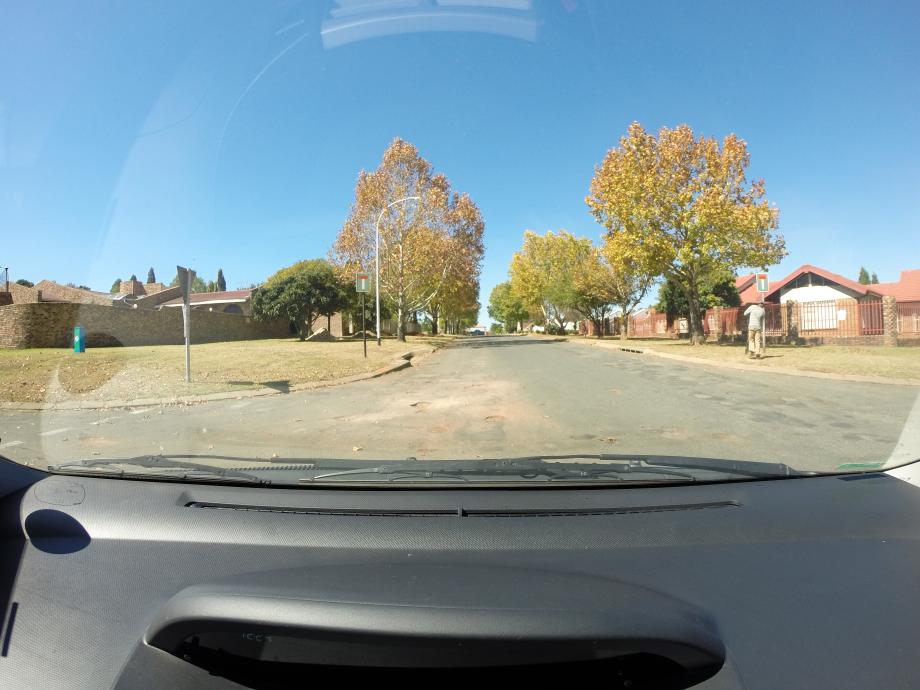
#> input picture road_test_1.JPG, 3680 x 2760 px, given in place of frame001180.jpg, which was not available (shown at 1/4 size)
$ python transform.py
#> lines starting #> are read from the running program, lines starting #| are printed output that depends on the picture; after the words box and inside, x2 and y2 are one past the last pixel; in counts of white or black regions, pixels touching at a corner belong together; pictures that were not available may be replaced by others from this repository, and a replacement may not be noted
import numpy as np
import cv2
import os
import matplotlib.pyplot as plt

def detect_edges(image):
    gray = cv2.cvtColor(image, cv2.COLOR_BGR2GRAY)
    blur = cv2.GaussianBlur(gray, (5, 5), 0)
    edges = cv2.Canny(blur, 50, 150)
    return edges

def region_of_interest(edges):
    height, width = edges.shape
    mask = np.zeros_like(edges)

    # This is based on the specific geometry of the road and camera setup
    polygon = np.array([[
        (width * 0.1, height * 0.95),
        (width * 0.4, height * 0.6),
        (width * 0.6, height * 0.6),
        (width * 0.9, height * 0.95)
    ]], np.int32)

    cv2.fillPoly(mask, polygon, 255)
    masked_edges = cv2.bitwise_and(edges, mask)
    return masked_edges

def detect_yellow_edges(image):
    hsv = cv2.cvtColor(image, cv2.COLOR_BGR2HSV)

    # Define a new range of yellow color in HSV
    lower_yellow = np.array([25, 0, 180])
    upper_yellow = np.array([50, 30, 220])
    yellow_mask = cv2.inRange(hsv, lower_yellow, upper_yellow)

    # Use morphological operations to enhance the mask
    kernel = np.ones((5, 5), np.uint8)
    yellow_mask = cv2.dilate(yellow_mask, kernel, iterations=2)
    yellow_mask = cv2.erode(yellow_mask, kernel, iterations=1)

    edges = cv2.Canny(yellow_mask, 50, 150)

    return edges

def hough_lines(edges, rho, theta, threshold, minLineLength, maxLineGap):
    hough_lines = cv2.HoughLinesP(edges, rho, theta, threshold, lines=np.array([]), minLineLength=minLineLength, maxLineGap=maxLineGap)

    return hough_lines

def average_slope_intercept(image, lines):
    right_fit = []
    for line in lines:
        for x1, y1, x2, y2 in line:
            parameters = np.polyfit((x1, x2), (y1, y2), 1)
            slope = parameters[0]
            intercept = parameters[1]
            if slope > 0:
                right_fit.append((slope, intercept))
    right_fit_average = np.average(right_fit, axis=0)
    right_line = draw_right_line(image, right_fit_average)

    return right_line

def draw_right_line(image, line_parameters):
    slope, intercept = line_parameters
    y1 = image.shape[0]
    y2 = int(y1 * 0.6)
    x1 = int((y1 - intercept) / slope)
    x2 = int((y2 - intercept) / slope)
    return [x1, y1, x2, y2]

def draw_yellow_line(image, lines):
    if lines is not None:
        left_line = None
        max_length = 0
        mid_x = image.shape[1] / 2
        for line in lines:
            for x1, y1, x2, y2 in line:
                length = np.sqrt((x2 - x1)**2 + (y2 - y1)**2)
                if length > max_length:
                    if abs(x1 + x2 - 2 * mid_x) < image.shape[1] / 4:  # Line should be near the middle
                        max_length = length
                        left_line = line

    return left_line[0]


def adjust_line_length(line, desired_length):
    # Extract points from the line
    x1, y1, x2, y2 = line[0], line[1], line[2], line[3]

    # Calculate the current length of the line
    current_length = np.sqrt((x2 - x1) ** 2 + (y2 - y1) ** 2)

    # Avoid division by zero
    if current_length == 0:
        return line

    scale_factor = desired_length / current_length
    mid_x = (x1 + x2) / 2
    mid_y = (y1 + y2) / 2

    # Adjust endpoints based on the scale factor
    x1 = mid_x + (x1 - mid_x) * scale_factor
    y1 = mid_y + (y1 - mid_y) * scale_factor
    x2 = mid_x + (x2 - mid_x) * scale_factor
    y2 = mid_y + (y2 - mid_y) * scale_factor

    # Convert points to integers if needed
    adjusted_line = [int(x1), int(y1), int(x2), int(y2)]

    return adjusted_line

def normalize_line(right_line, left_line):
    right_line[0] = right_line[0] - 350
    right_line[2] = right_line[2] - 292
    right_line[1] = left_line[1]
    right_line[3] = left_line[3]

    # Make slope of right line equal to slope of left line
    slope_l = (left_line[3] - left_line[1]) / (left_line[2] - left_line[0])

    # print("Slope of left line: ", slope_l)
    right_line[0] = int(right_line[2] - (right_line[3] - right_line[1]) / (-slope_l))
    slope_r = (right_line[3] - right_line[1]) / (right_line[2] - right_line[0])
    # print("Slope of right line: ", slope_r)

    # print("Right line: ", right_line)

    return right_line


def display_lines(image, lines):
    line_image = np.zeros_like(image)
    if lines is not None:
        # print(lines)
        for line in lines:
            cv2.line(line_image, (line[0], line[1]), (line[2], line[3]), (255, 0, 0), 10)
    return line_image

def perspective_transform(image, lines, file_num):

    src_points = np.float32([
        [lines[0][0], lines[0][1]],
        [lines[0][2], lines[0][3]],
        [lines[1][2], lines[1][3]],
        [lines[1][0], lines[1][1]]
    ])


    dst_points = np.float32([
        [0, image.shape[0]],
        [0, 0],
        [image.shape[1], 0],
        [image.shape[1], image.shape[0]]
    ])
    # print(dst_points)
    M = cv2.getPerspectiveTransform(src_points, dst_points)
    warped = cv2.warpPerspective(image, M, (image.shape[1], image.shape[0]), flags=cv2.INTER_LINEAR)
    warped_rgb = cv2.cvtColor(warped, cv2.COLOR_BGR2RGB)

    # Save the result
    cv2.imwrite('IMG_Warped/transformed_image_' + str(file_num) + '.jpg', warped)

    line_image = display_lines(image, lines)
    combo_image = cv2.addWeighted(image, 0.8, line_image, 1, 1)

    cv2.imwrite('IMG_Warped_Lines/transformed_image_with_lines_' + str(file_num) + '.jpg', combo_image)

def main():
    image_path = 'Videos/IMG_1336/frame001180.jpg'
    image = cv2.imread(image_path)
#> image is the input picture: shape (2760, 3680, 3); mean B, G, R 150.5, 146.6, 128.3

    left_edge = detect_yellow_edges(image)
#> in detect_yellow_edges, `hsv = cv2.cvtColor(image, cv2.COLOR_BGR2HSV)`: hsv: shape (2760, 3680, 3); mean H, S, V 70.6, 73, 166.2
#> in detect_yellow_edges, `yellow_mask = cv2.inRange(hsv, lower_yellow, upper_yellow)`:
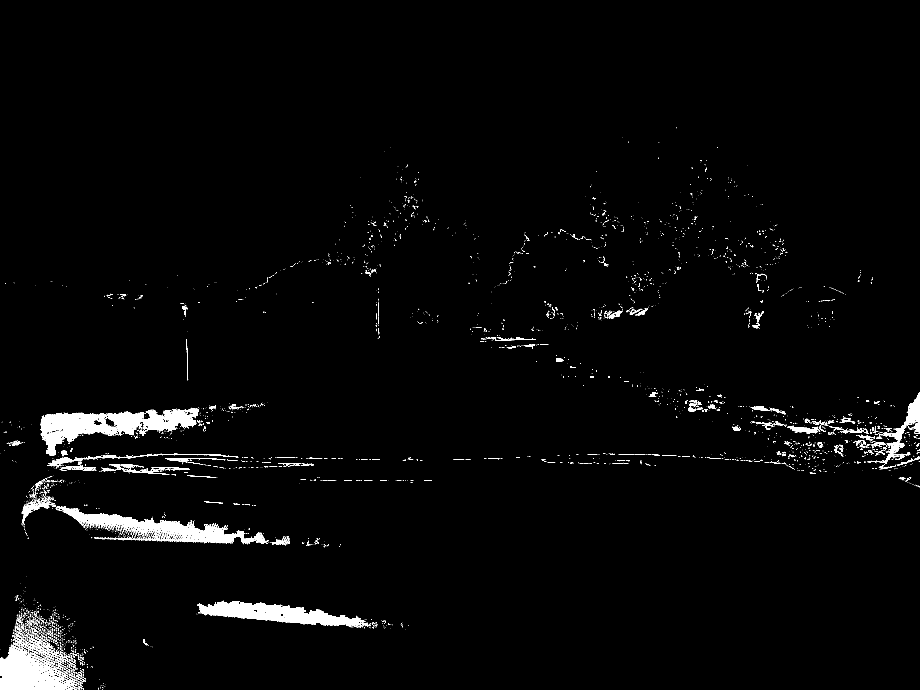
#> yellow_mask: shape (2760, 3680) (shown at 1/4 size); 1.8% white; 4899 white regions (4424 under 20 px), largest, box (x1, y1, x2, y2) and area: (162, 1645, 576, 1824) 31248, (789, 2403, 1460, 2509) 29850, (0, 2587, 310, 2760) 21873
#> in detect_yellow_edges, `yellow_mask = cv2.dilate(yellow_mask, kernel, iterations=2)`:
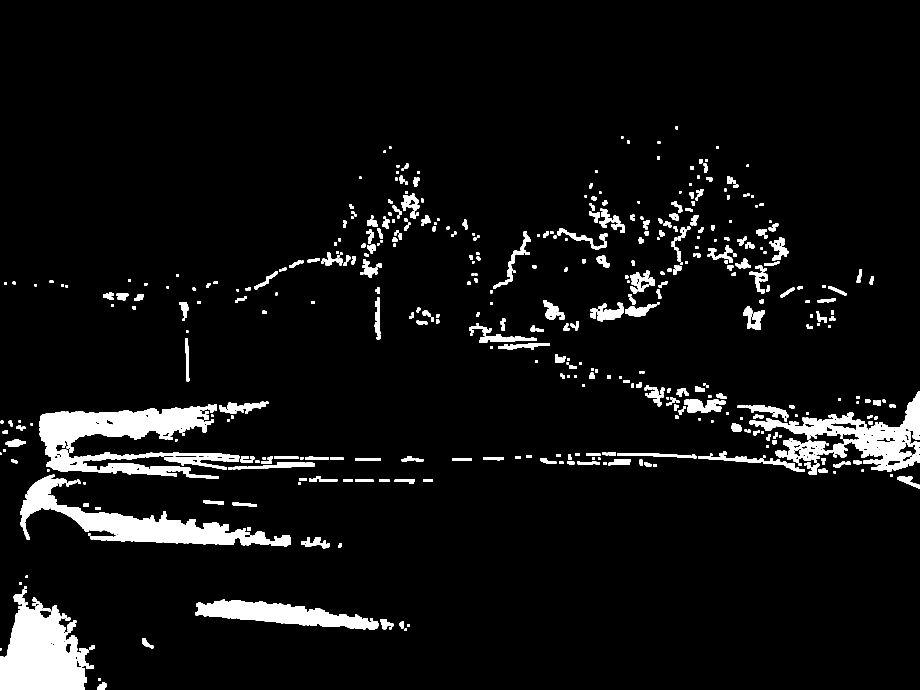
#> yellow_mask: shape (2760, 3680) (shown at 1/4 size); 5.9% white; 600 white regions, largest, box (x1, y1, x2, y2) and area: (0, 2377, 356, 2760) 90234, (82, 1899, 1164, 2186) 81372, (157, 1626, 842, 1828) 66961
#> in detect_yellow_edges, `yellow_mask = cv2.erode(yellow_mask, kernel, iterations=1)`:
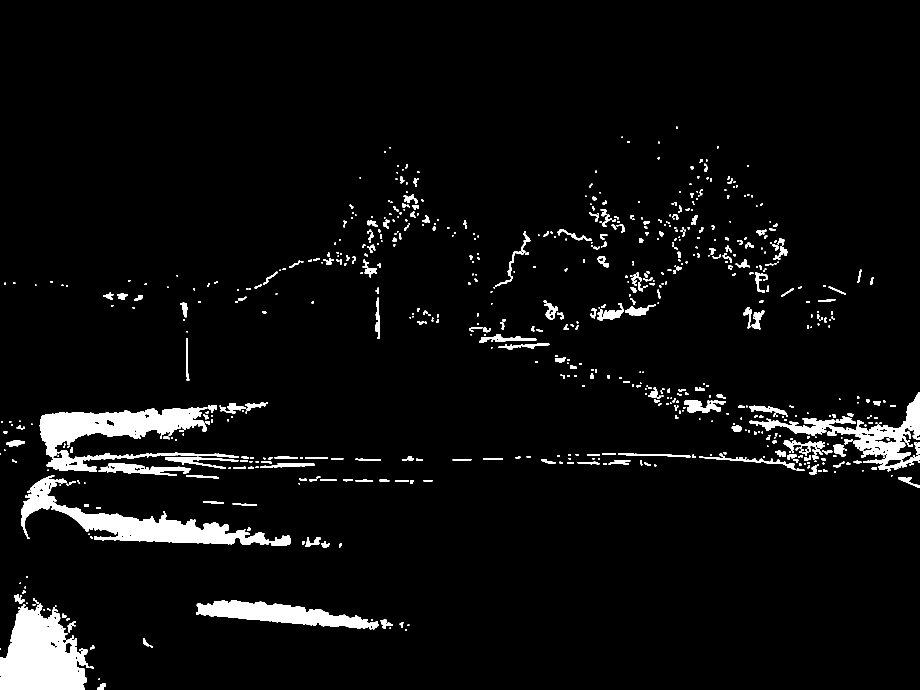
#> yellow_mask: shape (2760, 3680) (shown at 1/4 size); 4.4% white; 703 white regions (1 under 20 px), largest, box (x1, y1, x2, y2) and area: (0, 2415, 354, 2760) 82924, (84, 1901, 1162, 2184) 71466, (159, 1628, 829, 1826) 60396
#> in detect_yellow_edges, `edges = cv2.Canny(yellow_mask, 50, 150)`: edges: shape (2760, 3680); 0.58% white in thin lines or dots, all inside (x1, y1, x2, y2) = (0, 506, 3680, 2760)
    right_temp = detect_edges(image)
#> in detect_edges, `gray = cv2.cvtColor(image, cv2.COLOR_BGR2GRAY)`:
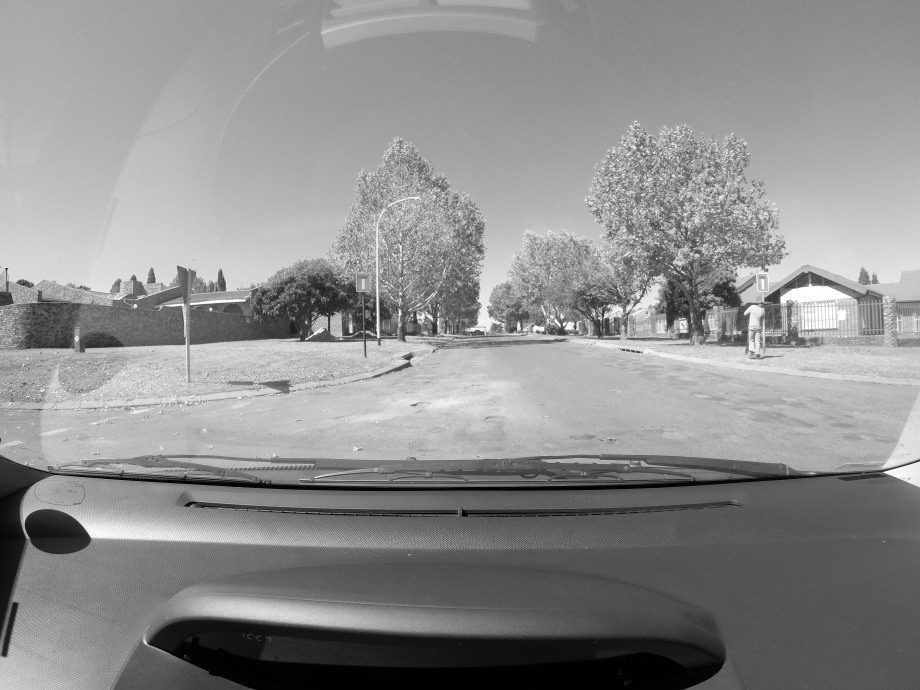
#> gray: shape (2760, 3680) (shown at 1/4 size); min 0, max 255, mean 141.6
#> in detect_edges, `edges = cv2.Canny(blur, 50, 150)`:
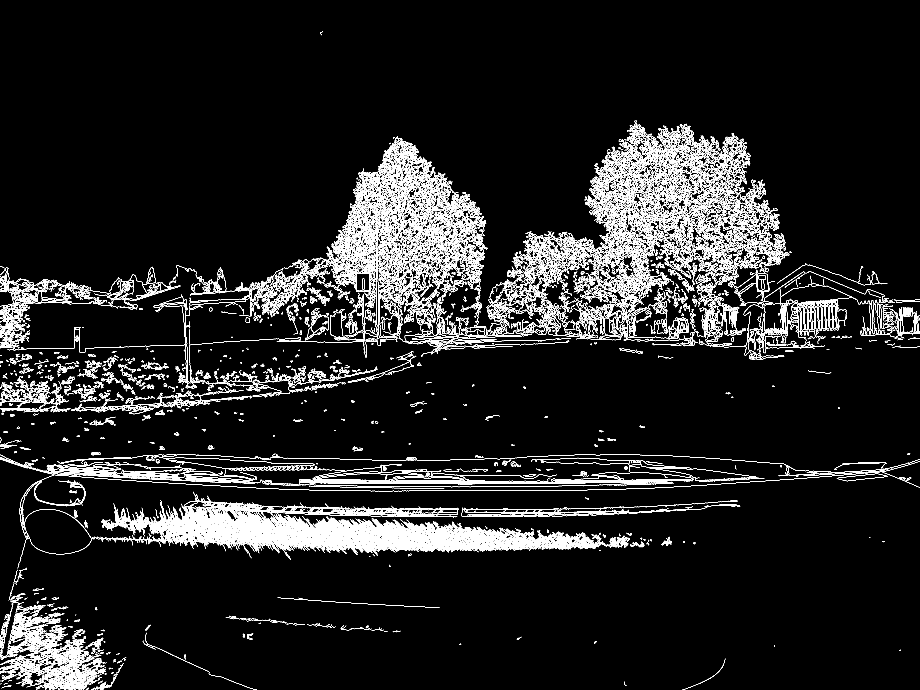
#> edges: shape (2760, 3680) (shown at 1/4 size); 4.6% white in thin lines or dots
    right_edge = region_of_interest(right_temp)
#> in region_of_interest, `cv2.fillPoly(mask, polygon, 255)`:
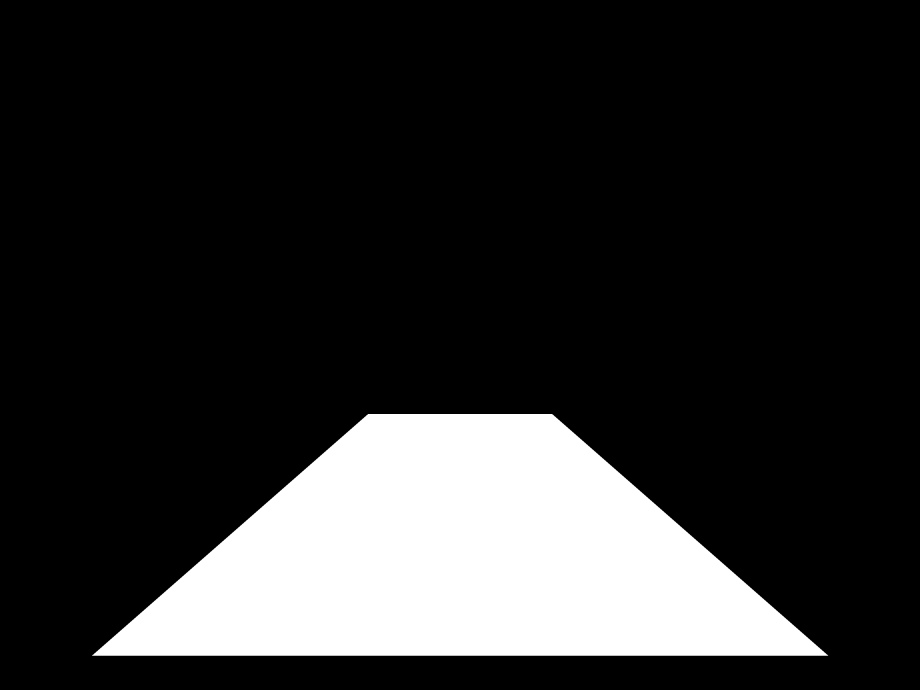
#> mask: shape (2760, 3680) (shown at 1/4 size); 17.5% white; 1 white region, box (x1, y1, x2, y2) and area: (368, 1656, 3313, 2623) 1780385
#> in region_of_interest, `masked_edges = cv2.bitwise_and(edges, mask)`:
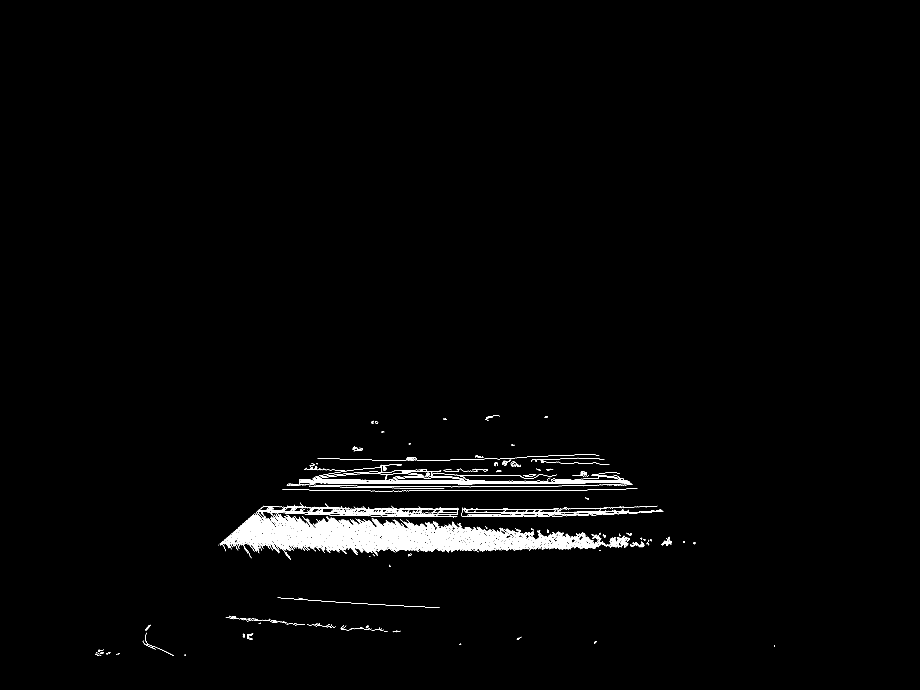
#> masked_edges: shape (2760, 3680) (shown at 1/4 size); 0.87% white in thin lines or dots, all inside (x1, y1, x2, y2) = (381, 1662, 3100, 2623)

    left_line = hough_lines(left_edge, 1, np.pi/180, 50, minLineLength=50, maxLineGap=10)
#> in hough_lines, `hough_lines = cv2.HoughLinesP(edges, rho, theta, threshold, lines=np.a..`: hough_lines = 72 rows, first 6: [1422, 1835, 1520, 1835], [1149, 1833, 1210, 1834], [776, 1821, 856, 1822], [2503, 1820, 2558, 1820], [1935, 1831, 2010, 1831], [896, 1875, 992, 1872]
#> left_line has the same summary as hough_lines in hough_lines
    right_line = hough_lines(right_edge, 1, np.pi/180, 50, minLineLength=50, maxLineGap=10)
#> in hough_lines (call 2), `hough_lines = cv2.HoughLinesP(edges, rho, theta, threshold, lines=np.a..`: hough_lines = 507 rows, first 6: [971, 2095, 2349, 2191], [886, 2172, 2062, 2172], [2156, 2144, 2314, 2153], [1240, 2189, 1876, 2178], [1300, 2122, 1406, 2126], [977, 2089, 2026, 2144]
#> right_line has the same summary as hough_lines in hough_lines

    left_line = draw_yellow_line(image, left_line)
#> the loop in draw_yellow_line, `for line in lines:` made 72 passes
#> line on passes 1 to 12: [[1422, 1835, 1520, 1835]], [[1149, 1833, 1210, 1834]], [[776, 1821, 856, 1822]], [[2503, 1820, 2558, 1820]], [[1935, 1831, 2010, 1831]], [[896, 1875, 992, 1872]], [[748, 1830, 804, 1830]], [[1810, 1840, 1884, 1840]], [[856, 2173, 927, 2176]], [[745, 1904, 873, 1913]], [[1933, 1836, 2002, 1837]], [[2588, 1821, 2689, 1824]]
#> after the loop in draw_yellow_line, `for line in lines:`: left_line = [[1514, 1192, 1516, 1297]]; max_length = 105
#> left_line = [1514, 1192, 1516, 1297]
    right_line = average_slope_intercept(image, right_line)
#> the loop in average_slope_intercept, `for line in lines:` made 507 passes
#> after the loop in average_slope_intercept, `for line in lines:`: right_fit = 360 pairs, first value 2.29e-18 to 0.462, second value 1649.3 to 2400.9
#> in average_slope_intercept, `right_fit_average = np.average(right_fit, axis=0)`: right_fit_average = [0.0393, 2035.1]
#> in draw_right_line, `slope, intercept = line_parameters`: slope = 0.0393; intercept = 2035.1
#> in draw_right_line, `x1 = int((y1 - intercept) / slope)`: x1 = 18459
#> in draw_right_line, `x2 = int((y2 - intercept) / slope)`: x2 = -9655
#> in average_slope_intercept, `right_line = draw_right_line(image, right_fit_average)`: right_line = [18459, 2760, -9655, 1656]
#> right_line = [18459, 2760, -9655, 1656]

    left_extended_line = adjust_line_length(left_line, 200)
#> in adjust_line_length, `x1, y1, x2, y2 = line[0], line[1], line[2], line[3]`: x1 = 1514; y1 = 1192; x2 = 1516; y2 = 1297
#> in adjust_line_length, `current_length = np.sqrt((x2 - x1) ** 2 + (y2 - y1) ** 2)`: current_length = 105
#> in adjust_line_length, `scale_factor = desired_length / current_length`: scale_factor = 1.9
#> in adjust_line_length, `mid_x = (x1 + x2) / 2`: mid_x = 1515
#> in adjust_line_length, `mid_y = (y1 + y2) / 2`: mid_y = 1244.5
#> in adjust_line_length, `x1 = mid_x + (x1 - mid_x) * scale_factor`: x1 = 1513.1
#> in adjust_line_length, `y1 = mid_y + (y1 - mid_y) * scale_factor`: y1 = 1144.5
#> in adjust_line_length, `x2 = mid_x + (x2 - mid_x) * scale_factor`: x2 = 1516.9
#> in adjust_line_length, `y2 = mid_y + (y2 - mid_y) * scale_factor`: y2 = 1344.5
#> in adjust_line_length, `adjusted_line = [int(x1), int(y1), int(x2), int(y2)]`: adjusted_line = [1513, 1144, 1516, 1344]
#> left_extended_line = [1513, 1144, 1516, 1344]
    right_extended_line = adjust_line_length(right_line, 200)
#> right_extended_line = [4501, 2211, 4302, 2204]

    right_extended_line = normalize_line(right_extended_line, left_extended_line)
#> in normalize_line, `slope_l = (left_line[3] - left_line[1]) / (left_line[2] - left_line[0])`: slope_l = 66.67
#> in normalize_line, `slope_r = (right_line[3] - right_line[1]) / (right_line[2] - right_lin..`: slope_r = -66.67
#> right_extended_line = [4013, 1144, 4010, 1344]

    lines = [left_extended_line, right_extended_line]
#> lines = [[1513, 1144, 1516, 1344], [4013, 1144, 4010, 1344]]

    for i in os.listdir('Videos/IMG_1336'):
        print(i)
        image = cv2.imread('Videos/IMG_1336/' + i)
#> (the run stopped early here; a loop or call above may not have finished)
